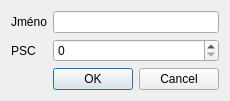
<?xml version="1.0" encoding="UTF-8"?>
<ui version="4.0">
 <class>Mesta</class>
 <widget class="QDialog" name="Mesta">
  <property name="geometry">
   <rect>
    <x>0</x>
    <y>0</y>
    <width>227</width>
    <height>93</height>
   </rect>
  </property>
  <property name="windowTitle">
   <string>Dialog</string>
  </property>
  <layout class="QGridLayout" name="gridLayout">
   <item row="2" column="1">
    <widget class="QDialogButtonBox" name="buttonBox">
     <property name="orientation">
      <enum>Qt::Horizontal</enum>
     </property>
     <property name="standardButtons">
      <set>QDialogButtonBox::Cancel|QDialogButtonBox::Ok</set>
     </property>
    </widget>
   </item>
   <item row="0" column="1">
    <widget class="QLineEdit" name="lineEdit"/>
   </item>
   <item row="1" column="1">
    <widget class="QSpinBox" name="spinBox">
     <property name="maximum">
      <number>999999999</number>
     </property>
    </widget>
   </item>
   <item row="0" column="0">
    <widget class="QLabel" name="label">
     <property name="text">
      <string>Jméno</string>
     </property>
    </widget>
   </item>
   <item row="1" column="0">
    <widget class="QLabel" name="label_2">
     <property name="text">
      <string>PSC</string>
     </property>
    </widget>
   </item>
  </layout>
 </widget>
 <resources/>
 <connections>
  <connection>
   <sender>buttonBox</sender>
   <signal>accepted()</signal>
   <receiver>Mesta</receiver>
   <slot>accept()</slot>
   <hints>
    <hint type="sourcelabel">
     <x>248</x>
     <y>254</y>
    </hint>
    <hint type="destinationlabel">
     <x>157</x>
     <y>274</y>
    </hint>
   </hints>
  </connection>
  <connection>
   <sender>buttonBox</sender>
   <signal>rejected()</signal>
   <receiver>Mesta</receiver>
   <slot>reject()</slot>
   <hints>
    <hint type="sourcelabel">
     <x>316</x>
     <y>260</y>
    </hint>
    <hint type="destinationlabel">
     <x>286</x>
     <y>274</y>
    </hint>
   </hints>
  </connection>
 </connections>
</ui>
